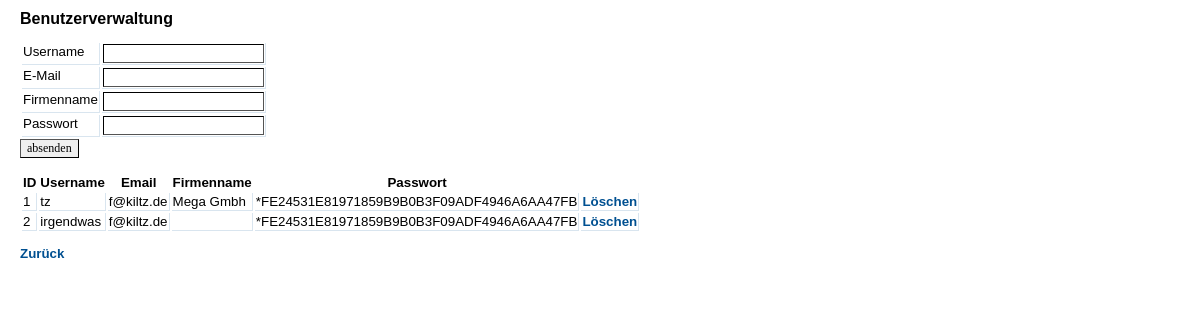
The page /uebungen/uebung05/index-friedrich.php on the database as committed earlier.
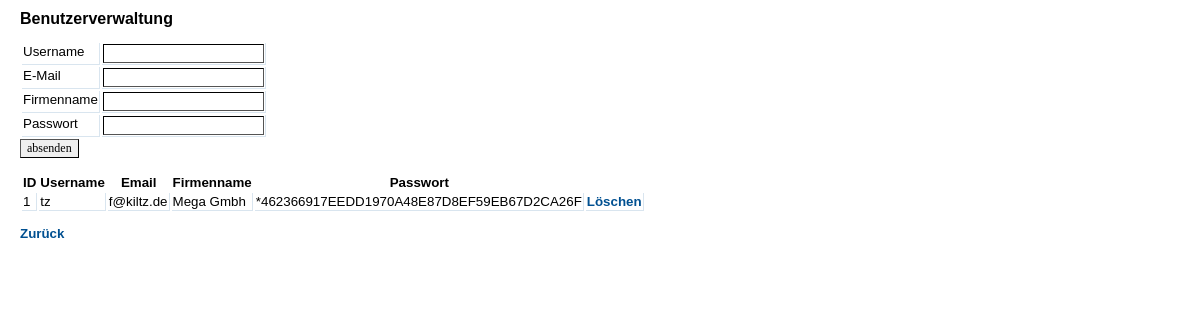
The same page on the database as committed later.
### tables this page shows
CREATE TABLE IF NOT EXISTS `benutzer` (
  `id` bigint(20) NOT NULL AUTO_INCREMENT,
  `vorname` varchar(80) NOT NULL,
  `name` varchar(80) NOT NULL,
  `firmenname` varchar(80) NOT NULL,
  `username` varchar(50) NOT NULL,
  `passwort` varchar(50) NOT NULL,
  `email` varchar(30) NOT NULL,
  `sitz` varchar(30) NOT NULL,
  `geschlecht` char(1) NOT NULL,
  `produktbilder` char(1) NOT NULL DEFAULT 1,
  PRIMARY KEY (`id`)
);

### uebungen/uebung05/index-friedrich.php (the view, shortened to what this page needs)
<?php
$username = "";
$email = "";
$passwort = "";
$firmenname = "";
$verbNr = mysqli_connect("localhost", "root", "", "kapi") or
die("<H2>Verbindung zum SQL-Server konnte nicht hergestellt werden!</H2>" . mysqli_error($verbNr));
$sql = "SELECT * FROM benutzer";
$ergebnis = @mysqli_query($verbNr, $sql )
or die("<H2>Fehler bei der Abfrage</H2><pre>" . $sql . "</pre>" . mysqli_error($verbNr));
?>
<html>
	<head>
	</head>
	<body>
		<h2>Benutzerverwaltung</h2>
		<form method="post">
			<table>
				<tr>
					<td>Username</td>
					<td>
					<input type="text" name="username" value="<?php echo $username?>"/>
					</td>
				</tr>
				<tr>
					<td>E-Mail</td>
					<td>
					<input type="text" name="email" value="<?php echo $email?>"/>
					</td>
				</tr>
                <tr>
                    <td>Firmenname</td>
                    <td>
                        <input type="text" name="firmenname" value="<?php echo $firmenname?>"/>
                    </td>
                </tr>
                <tr>
                    <td>Passwort</td>
                    <td>
                        <input type="text" name="passwort" value="<?php echo $passwort?>"/>
                    </td>
                </tr>
			</table>
			<input type="submit" value="absenden"/>
		</form>
		<?php
if (isset($ergebnis)) {
?>
<table>
<tr>
	<th>ID</th>
    <th>Username</th>
    <th>Email</th>
    <th>Firmenname</th>
    <th>Passwort</th>
	<th> </th>
</tr>
<?php
	while ($satz = mysqli_fetch_array($ergebnis) ) {
		echo "<tr>";
		echo "<td>".$satz["id"]."</td>";
        echo "<td>".$satz["username"]."</td>";
        echo "<td>".$satz["email"]."</td>";
        echo "<td>".$satz["firmenname"]."</td>";
        echo "<td>".$satz["passwort"]."</td>";
        echo "<td><a href='?loeschId=".$satz["id"]."'>Löschen</a></td>";
		echo "</tr>";
	}
?>
</table>
<?php
}
		?>
		<p>
			<a href="Javascript:history.back()">Zurück</a>
		</p>
	</body>
</html>

### include/formate.css (style rules this page uses)
body { font-size : 10pt; font-family : Verdana,Arial,Helvetica,Sans-serif; color : #000000; margin-left : 20px; margin-top : 10px; margin-right : 10px; margin-bottom : 10px; background-color : #ffffff; background-repeat : no-repeat; background-attachment : fixed; }
h2 { font-size : 12pt; font-weight : bold; font-family : Verdana,Arial,Helvetica,Sans-serif; }
table, tr { font-size : 10pt; font-family : Verdana,Arial,Helvetica,Sans-serif; }
td { font-size : 10pt; font-family : Verdana,Arial,Helvetica,Sans-serif; vertical-align : top; background-repeat : no-repeat; border-color : #D9E5EF; border-style : solid; border-left-width : 0px; border-right-width : 1px; border-bottom-width : 1px; border-top-width : 0px; }
a:link { font-family : verdana,arial,Helvetica,sans-serif; font-size : 10pt; text-decoration : none; font-weight : bold; color : #005091; }
input { font-size : 12px; font-family : Verdana; border-width : 1px; border-color : black; }

Rows that differ between the two databases and show on the page:
removed benutzer: id "2", username "irgendwas", email "f@kiltz.de", passwort "*FE24531E81971859B9B0B3F09ADF4946A6AA47FB"
changed benutzer "tz": passwort "*FE24531E81971859B9B0B3F09ADF4946A6AA47FB" → "*462366917EEDD1970A48E87D8EF59EB67D2CA26F"
